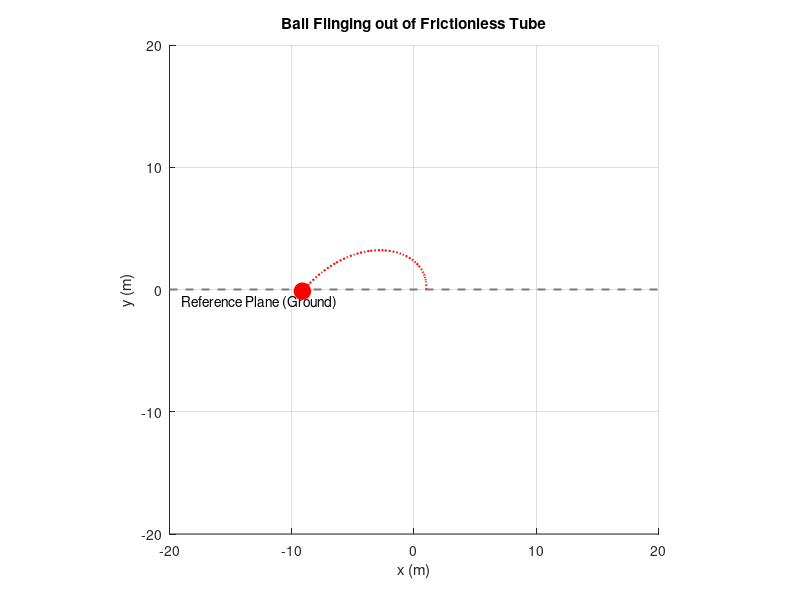

Reproduce this figure in MATLAB.
%Lecture 6
clear; clc; close all;

%%initial conditions
m = 1.0;          %arb mass
omega = 2.0;      %arb cnst angular velocity
cs = 0.5;         %arb air drag coeff
l0 = 1.0;         %arb initial distance
t_max = 4.5;      
fps = 30;         %movie magic jargon
t = linspace(0, t_max, t_max * fps);

%% solving for r(t)
% Characteristic equation roots
term1 = -cs / (2*m);
term2 = sqrt(cs^2 + 4 * m^2 * omega^2) / (2*m); 
b1 = term1 + term2; 
b2 = term1 - term2; 

%radial position
r = (l0 / (b2 - b1)) * (b2 * exp(b1 * t) - b1 * exp(b2 * t));
theta = omega * t; % [cite: 13]

x = r .* cos(theta);
y = r .* sin(theta);

%%plot
figure('Color', 'w', 'Position', [100, 100, 800, 800]);
hold on; axis equal; grid on;

%axis
axis([-20 20 -20 20]);

%reference ground plane
line([-20 20], [0 0], 'Color', [0.5 0.5 0.5], 'LineWidth', 1.5, 'LineStyle', '--');
text(-19, -1, 'Reference Plane (Ground)');

%intiializing ball
ball = plot(0, 0, 'ro', 'MarkerFaceColor', 'r', 'MarkerSize', 12);
trail = plot(nan, nan, 'r:', 'LineWidth', 1.5);

title('Ball Flinging out of Frictionless Tube');
xlabel('x (m)'); ylabel('y (m)');

%% movie magic
for k = 1:length(t)
    % ball and trail
    set(ball, 'XData', x(k), 'YData', y(k));
    set(trail, 'XData', x(1:k), 'YData', y(1:k));
    
    %stop if ball hits ground
    if y(k) < -0.1 && k > 1 
        break; 
    end
    
    if r(k) > 20
        break;
    end
    
    drawnow limitrate;
    pause(1/fps);
end
